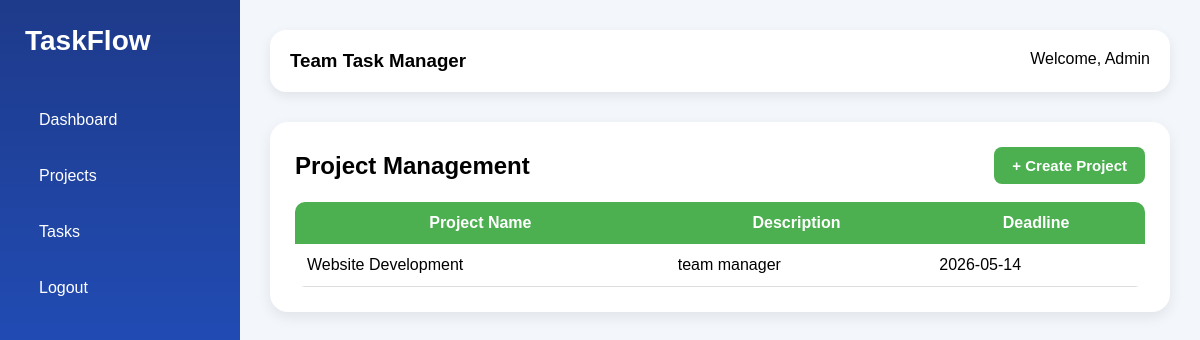
Page /projects (signed in) on the earlier database version.
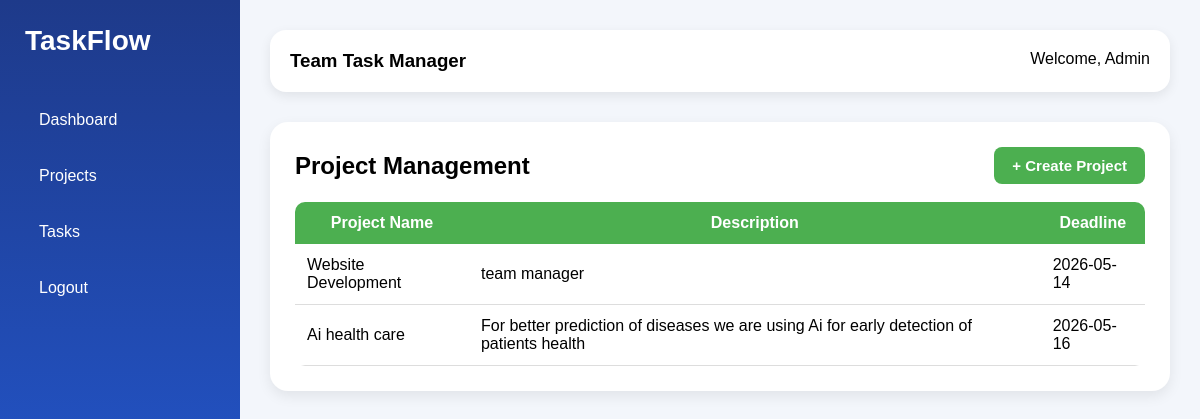
Same page on the later database version.
### models.py (models this page shows)
class Project(db.Model):
    id = db.Column(db.Integer, primary_key=True)
    name = db.Column(db.String(100), nullable=False)
    description = db.Column(db.Text)
    deadline = db.Column(db.String(50))
    created_by = db.Column(db.Integer, db.ForeignKey('user.id'))

### app.py (the view)
@app.route("/projects")
@login_required
def projects():
    all_projects = Project.query.all()
    return render_template("projects.html", projects=all_projects)

### app.py (called while the page is built)
@login_manager.user_loader
def load_user(user_id):
    return User.query.get(int(user_id))

### templates/projects.html
{% extends 'base.html' %}
{% block content %}
<div class="card">
    <div style="display:flex; justify-content:space-between; align-items:center;">
        <h2>Project Management</h2>
        <a href="/create-project">
            <button style="
                padding:10px 18px;
                background:#4CAF50;
                color:white;
                border:none;
                border-radius:8px;
                cursor:pointer;
                font-weight:bold;
            ">
                + Create Project
            </button>
        </a>
    </div>
    <br>
    {% if projects %}
    <table style="
        width:100%;
        border-collapse:collapse;
        background:white;
        border-radius:10px;
        overflow:hidden;
    ">
        <thead>
            <tr style="background:#4CAF50; color:white;">
                <th style="padding:12px;">Project Name</th>
                <th style="padding:12px;">Description</th>
                <th style="padding:12px;">Deadline</th>
            </tr>
        </thead>
        <tbody>
            {% for project in projects %}
            <tr style="border-bottom:1px solid #ddd;">
                <td style="padding:12px;">{{ project.name }}</td>
                <td style="padding:12px;">{{ project.description }}</td>
                <td style="padding:12px;">{{ project.deadline }}</td>
            </tr>
            {% endfor %}
        </tbody>
    </table>
    {% else %}
        <p>No projects available.</p>
    {% endif %}
</div>
{% endblock %}

Differences in the rows shown:
added Project: name "Ai health care", description "For better prediction of diseases we are using Ai for early detection of patients health", deadline "2026-05-16"
